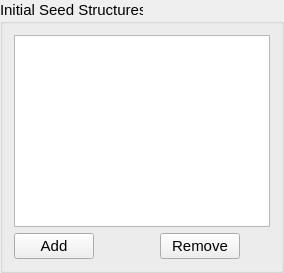
    <widget class="QGroupBox" name="groupBox_3">
     <property name="font">
      <font>
       <pointsize>11</pointsize>
      </font>
     </property>
     <property name="title">
      <string>Initial Seed Structures</string>
     </property>
     <layout class="QGridLayout" name="gridLayout_12">
      <item row="1" column="1">
       <widget class="QPushButton" name="push_removeSeed">
        <property name="sizePolicy">
         <sizepolicy hsizetype="Fixed" vsizetype="Fixed">
          <horstretch>0</horstretch>
          <verstretch>0</verstretch>
         </sizepolicy>
        </property>
        <property name="font">
         <font>
          <pointsize>11</pointsize>
         </font>
        </property>
        <property name="text">
         <string>Remove</string>
        </property>
       </widget>
      </item>
      <item row="0" column="0" colspan="2">
       <widget class="QListWidget" name="list_seeds">
        <property name="sizePolicy">
         <sizepolicy hsizetype="MinimumExpanding" vsizetype="MinimumExpanding">
          <horstretch>0</horstretch>
          <verstretch>0</verstretch>
         </sizepolicy>
        </property>
        <property name="font">
         <font>
          <pointsize>11</pointsize>
         </font>
        </property>
        <property name="toolTip">
         <string>Load any initial seed structures here.</string>
        </property>
       </widget>
      </item>
      <item row="1" column="0">
       <widget class="QPushButton" name="push_addSeed">
        <property name="sizePolicy">
         <sizepolicy hsizetype="Fixed" vsizetype="Fixed">
          <horstretch>0</horstretch>
          <verstretch>0</verstretch>
         </sizepolicy>
        </property>
        <property name="font">
         <font>
          <pointsize>11</pointsize>
         </font>
        </property>
        <property name="text">
         <string>Add</string>
        </property>
       </widget>
      </item>
     </layout>
    </widget>
